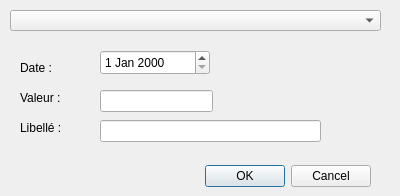
<?xml version="1.0" encoding="UTF-8"?>
<ui version="4.0">
 <class>EvenementDialog</class>
 <widget class="QDialog" name="EvenementDialog">
  <property name="geometry">
   <rect>
    <x>0</x>
    <y>0</y>
    <width>400</width>
    <height>196</height>
   </rect>
  </property>
  <property name="windowTitle">
   <string>Ajouter un evenement a ce prêt</string>
  </property>
  <widget class="QDialogButtonBox" name="buttonBox">
   <property name="geometry">
    <rect>
     <x>30</x>
     <y>160</y>
     <width>341</width>
     <height>32</height>
    </rect>
   </property>
   <property name="orientation">
    <enum>Qt::Horizontal</enum>
   </property>
   <property name="standardButtons">
    <set>QDialogButtonBox::Cancel|QDialogButtonBox::Ok</set>
   </property>
  </widget>
  <widget class="QLabel" name="labelValeur">
   <property name="geometry">
    <rect>
     <x>20</x>
     <y>90</y>
     <width>62</width>
     <height>16</height>
    </rect>
   </property>
   <property name="text">
    <string>Valeur :</string>
   </property>
  </widget>
  <widget class="QLabel" name="labelLibelle">
   <property name="geometry">
    <rect>
     <x>20</x>
     <y>120</y>
     <width>62</width>
     <height>16</height>
    </rect>
   </property>
   <property name="text">
    <string>Libellé :</string>
   </property>
  </widget>
  <widget class="QLineEdit" name="valeurInput">
   <property name="geometry">
    <rect>
     <x>100</x>
     <y>90</y>
     <width>113</width>
     <height>22</height>
    </rect>
   </property>
  </widget>
  <widget class="QLineEdit" name="libelleInput">
   <property name="geometry">
    <rect>
     <x>100</x>
     <y>120</y>
     <width>221</width>
     <height>22</height>
    </rect>
   </property>
  </widget>
  <widget class="QLabel" name="labelDate">
   <property name="geometry">
    <rect>
     <x>20</x>
     <y>60</y>
     <width>62</width>
     <height>16</height>
    </rect>
   </property>
   <property name="text">
    <string>Date :</string>
   </property>
  </widget>
  <widget class="QDateEdit" name="dateInput">
   <property name="geometry">
    <rect>
     <x>100</x>
     <y>50</y>
     <width>110</width>
     <height>25</height>
    </rect>
   </property>
  </widget>
  <widget class="QComboBox" name="evtTypeComboBox">
   <property name="geometry">
    <rect>
     <x>10</x>
     <y>10</y>
     <width>371</width>
     <height>21</height>
    </rect>
   </property>
  </widget>
 </widget>
 <resources/>
 <connections>
  <connection>
   <sender>buttonBox</sender>
   <signal>accepted()</signal>
   <receiver>EvenementDialog</receiver>
   <slot>accept()</slot>
   <hints>
    <hint type="sourcelabel">
     <x>248</x>
     <y>254</y>
    </hint>
    <hint type="destinationlabel">
     <x>157</x>
     <y>274</y>
    </hint>
   </hints>
  </connection>
  <connection>
   <sender>buttonBox</sender>
   <signal>rejected()</signal>
   <receiver>EvenementDialog</receiver>
   <slot>reject()</slot>
   <hints>
    <hint type="sourcelabel">
     <x>316</x>
     <y>260</y>
    </hint>
    <hint type="destinationlabel">
     <x>286</x>
     <y>274</y>
    </hint>
   </hints>
  </connection>
 </connections>
</ui>
